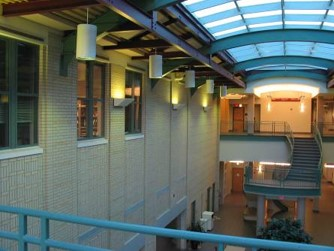
#> input picture assignment_1/images/CMU_left.jpg, 334 x 251 px
$ jupyter execute --allow-errors MyRansacLineFit_student.ipynb   (shell and % lines are left out)
#> lines starting #> are read from the running program, lines starting #| are printed output that depends on the picture
# Assignment 1 (part I): Line Fitting and other "stuff"

## Problem 1
### Prove that any roto-reflective transformation $R^n \rightarrow R^n$ defined by $n\times n$ orthogonal matrix $R$ (s.t. $R^TR=I$) preserves (a) parallel lines and (d) distances between points. Your proof should use only linear algebraic equations. HINTS: you can use line equations of the following format: $p_t=p_o + t\,u$ where $p$ are n-vectors representing points on a line, $u$ is a vector defining the line's direction, and $t$ is a scalar parameter. For distances $d(a,b)$ between points $a,b\in R^n$ you can use $d^2(a,b)=(a-b)^T (a-b)$. NOTE that all your linear algebraic equations in the proof should work for arbitrary $n\times n$ roto-reflective transformations/matrices.

Solution:

(a) Let $l=l_0+au_l$ and $p=p_0+bu_p$ where $l$ and $p$ and parallel lines. Hence the vectors representing the lines directions can be represented as $u_l=xu_p$ where $x$ is a constant, $x\in\R^2$. Then,

$
p^\prime = Rp = Rp_0+bRu_p \\
\\
l^\prime = Rl = Rl_0+aRu_l \\
l^\prime = Rl_0+aR(xu_p) \\
l^\prime = Rl_0+axRu_p
$

Let $c = ax$, then

$
l^\prime = Rl_0+cRu_p
$

which shows that the two lines, and thus roto-reflective matrices preserve parallelism.

(b) Let $a, b \in \R^n$ which satisfies $\\ d^2(a,b)=(a-b)^T(a-b)\\$
Let $a^\prime=Ra$ and $b^\prime=Rb$. Then,
$
d^2(a^\prime,b^\prime) = (Ra-Rb)^T(Ra-Rb) \\
= (R(a-b))^TR(a-b) \\
= (a-b)^TR^TR(a-b) \\
= (a-b)^TI(a-b) \\
= (a-b)^T(a-b) \\
= d^2(a, b)
$

Therefore the roto-reflective matrix $R$ preserves distances between points

## Problem 2
### Prove that affine transformations  $R^2 \rightarrow R^2$ map lines onto lines. For this, take an arbitrary line in $R^2$ and show that an arbitrary affine transform maps it onto a set of points that also satisfies a line equation. Use linear algebraic equations for lines, i.e. $x^Tv=c$ where $v$ is a 2-vector (normal to the line), $c$ is a scalar ($v,c$ are line parameters), and $x$ is a 2-vector corresponding to an arbitrary point on the line. Your proof should use only linear algebraic equations.
### HINT: for inspiration, check out the argument for line presevation by homographies on slide 33, topic 4.

Solution:
An affine transformation matrix can be simplified and expressed in the form:

$
x = \begin{bmatrix} ax+by+c \\ dx+ey+f\end{bmatrix}
$

which can then be expressed in the form Ax+b. Adding that to the equation for a line, we get:

$
x^Tv=c \\
(Ax+b)^Tv=c \\
((Ax)^T + b^T)v = c \\
(x^TA^T+b^T)v=c \\
x^T(A^Tv)=(c-b^Tv) \\
x^T(D)=e
$

This shows that the affine transformation can then be expressed in the line equation given, a line is mapped onto a line.

## NOTE: Problems 3-7 below are mostly coding excersices where you should implement and/or test different standard methods for model fitting on examples with synthetic and real data. Part II of this Assignemnt requires homography estimation in a real application (panorama mosaicing). The problems below were primarily designed to help the students learn the basics of model parameter estimation in a much more basic context - simple line models and 2D data points (synthetic or real).
### While the provided initial notebook shows synthetic and real examples of 2D data points for line fitting, you might need to restart the nootebook (Kernel->Restart and Clear Output).

## Problem 3: least-squares and line fitting in 2D (synthetic data without outliers)
### Complete implementation of function $estimate$ of class $LeastSquareLine$ in the second cell below. It should update line parameters $a$ and $b$ correpsonding to line model $y=ax+b$. You can use either SVD of matrix $A$ or inverse of matrix $A^T A$, as mentioned in class. NOTE: several cells below test your code.

[cell 1]

import numpy as np
import numpy.linalg as la
import matplotlib
import matplotlib.pyplot as plt
from skimage.measure import ransac

#### TO IMPLEMENT: complete (fix) the code in the following cell. Note that solution has 2-3 lines. You can use $svd$ function in $la$ and/or standard matrix operations from $np$.

[cell 2]
class LeastSquareLine:

    def __init__(self):
        self.a = 0.0
        self.b = 0.0

    def estimate(self, points2D: np.ndarray):
        B = points2D[:,1]
        A = np.copy(points2D)
        A[:,1] = 1.0

        # Vector B and matrix A are already defined. Change code below
        Ainv = np.matmul(la.inv(np.matmul(A.T, A)), A.T)
        x = np.matmul(Ainv, B)
        self.a = x[0]
        self.b = x[1]
        print(f"a: {self.a} b:{self.b}")
        return True

    def predict(self, x): return (self.a * x) + self.b

    def predict_y(self, x): return (self.a * x) + self.b

    def residuals(self, points2D):
        return points2D[:,1] - self.predict(points2D[:,0])

    def line_par(self):
        return self.a, self.b

#### Working code below generates (simulates) data points in ${\cal R}^2$ corresponding to noisy observations of a line.

[cell 3]
np.random.seed(seed=1)

# parameters for "true" line y = a*x + b
a, b = 0.2, 20.0

# x-range of points [x1,x2]
x_start, x_end = -200.0, 200.0

# generate "idealized" line points
x = np.arange(x_start,x_end)
y = a * x + b
data = np.column_stack([x, y])    # staking data points into (Nx2) array

# add gaussian pertubations to generate "realistic" data points (noisy line observations)
noise = np.random.normal(size=data.shape) # generating Gaussian noise (variance 1) for each data point (rows in 'data')
data += 5 * noise
data[::2] += 10 * noise[::2]  # every second point adds noise with variance 5
data[::4] += 20 * noise[::4] # every fourth point adds noise with variance 20

# IMPORTANT COMMENT!!!!!!!:
# the data now combines line points with different levels of additive Gaussie noise.
# Consider all these points as noisy inliers.
# Do not consider any of these as outliers. The outliers are added in Problem 4.


fig, ax = plt.subplots()
ax.plot(data[:,0], data[:,1], '.k', label='data points (w. noise & outliers)')
ax.set_xlabel('x - coordinate')
ax.set_ylabel('y - coordinate')
ax.legend(loc='lower left')
plt.show()
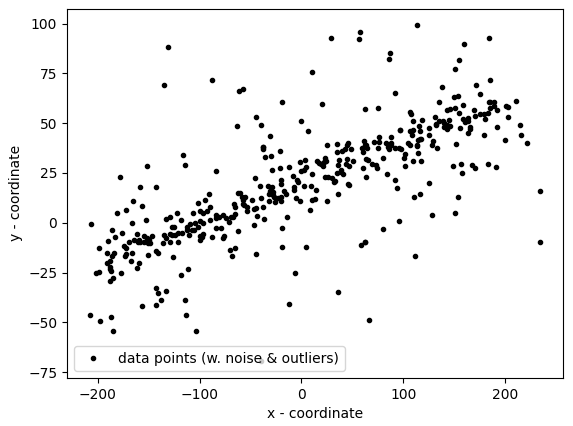
#> figure drawn by matplotlib, 1 panel

#### Use the following code-cell to test your implementation of class $LeastSquareLine$ in Problem 3 for line fitting when observed data is noisy. The estimated line is displayed in the cell above.  Note that the initial result shown in Fig.1 of the provided notebook corresponds to the line $a=0,b=0$ returned by initial code for $LeastSquareLine$.  Your correct solution for $LeastSquareLine$ should return a line very close to the known (ground-truth) line model.

[cell 4]
LSline = LeastSquareLine() # uses class implemented in Problem 2
print(LSline.estimate(data))
a_ls, b_ls = LSline.line_par()

# visualizing estimated line
fig, ax = plt.subplots()
ax.plot(data[:,0], data[:,1], '.k', label='data points (w. noise & outliers)')
ax.set_xlabel('x - coordinate')
ax.set_ylabel('y - coordinate')
ax.legend(loc='lower left')
ends = np.array([x_start,x_end])
ax.plot(ends, LSline.predict(ends), '-r', label='least square fit (a={:4.2f}, b={:4.1f})'.format(a_ls,b_ls))
ax.legend(loc='lower left')
plt.show()
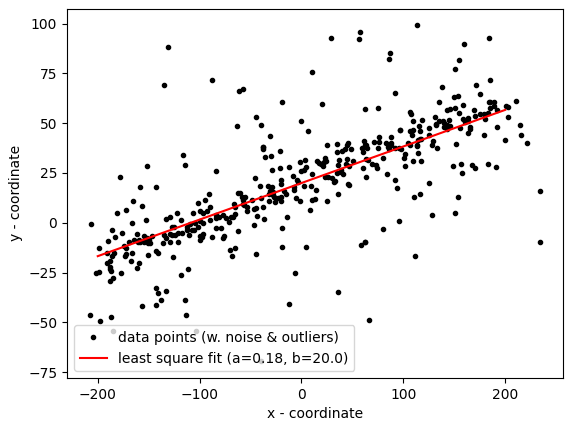
#> figure drawn by matplotlib, 1 panel

## Problem 4: RANSAC for robust line fitting in 2D (synthetic data with outliers)

#### Working code in the cell below corrupts data with outliers.

[cell 5]
# add outliers
faulty = np.array(30 * [(180., -100)])  # (30x2) array containing 30 rows [180,-100]  (points)
faulty += 5 * np.random.normal(size=faulty.shape)  # adding Gaussian noise to these points
data[:faulty.shape[0]] = faulty   # replacing the first 30 points in data with faulty (outliers)


fig, ax = plt.subplots()
ax.plot(data[:,0], data[:,1], '.k', label='data points (w. noise & outliers)')
ax.set_xlabel('x - coordinate')
ax.set_ylabel('y - coordinate')
ax.legend(loc='lower left')
plt.show()
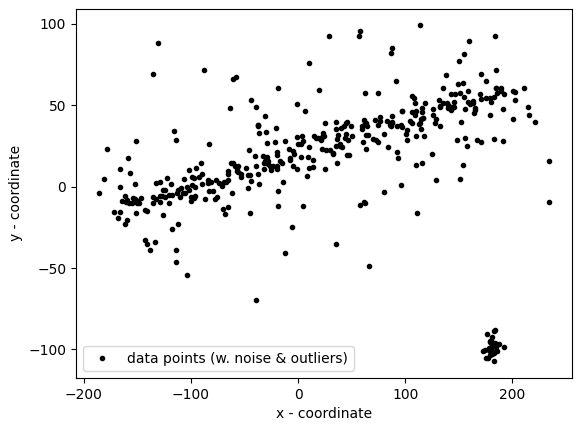
#> figure drawn by matplotlib, 1 panel

### NOTE: As clear from the code for data simulation, (creation of) outliers has nothing to do with the line. In contrast, all other points originate from some points on the true (perfect) line, see Probelm 3. The added Gaussian errors (large or small) simulate complex noise that commonly happens between true (but unknown) model and its real observations (data). The whole point of "model fitting" is to estimate (or restore) a "model" (e.g. line parameters) from its noisy observations (data). If data has no noise, it is trivial, e.g. only two line points would be enough to compute the line parameters exactly. In the presence of noise, one can use methods like least-squres to approximately estimate a line (parameters minimizing the loss functing summing squared $L_2$ errors), see Problem 3. However, if data is corrupted by outliers that have nothing to do with the model, as in Problem 4, more robust model fitting methods are needed, e.g. RANSAC.

#### The code below uses your implementation of class $LeastSquareLine$ from Probelm 3 for least-square line fitting when the data is corrupted with outliers. The estimated line is displayed in the cell above. Observe the differences with the result in Problem 3.

[cell 6]
LSline = LeastSquareLine() # uses class implemented in Problem 2
print (LSline.estimate(data))
a_ls, b_ls = LSline.line_par()

# visualizing estimated line
fig, ax = plt.subplots()
ax.plot(data[:,0], data[:,1], '.k', label='data points (w. noise & outliers)')
ax.set_xlabel('x - coordinate')
ax.set_ylabel('y - coordinate')
ax.legend(loc='lower left')
ends = np.array([x_start,x_end])
ax.plot(ends, LSline.predict(ends), '-r', label='least square fit (a={:4.2f}, b={:4.1f})'.format(a_ls,b_ls))
ax.legend(loc='lower left')
plt.show()
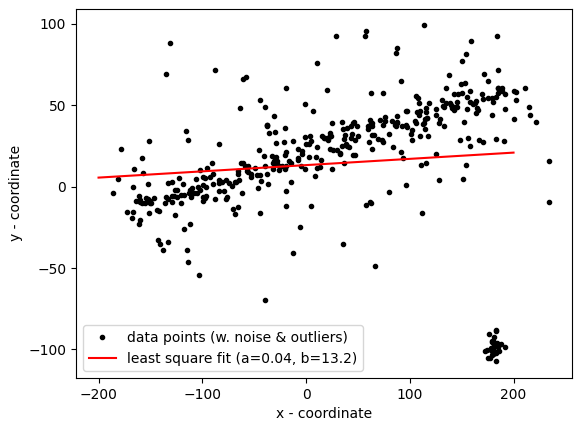
#> figure drawn by matplotlib, 1 panel

### (part a) Assume that a set of $N=100$ points in $2D$ includes $N_i=20$ inliers for one line and $N_o=80$ outliers. What is the least number of times one should sample a random pair of points from the set to get probability $p\geq 0.95$ that in at least one of the sampled pairs both points are inliers? Derive a general formula and compute a numerical answer for the specified numbers.

Solution: Let $X$ represent the minimum number of times one should sample s.t. pairs of points are inliers. First, we find the probability of an outlier being found, $1-\frac{N_o}{N}$. Then, for it to be found 2 times in a row, the expression is squared. Now we check the probability of one or more of the sample is an outlier using 1-(expression above). Then we use the power of X for the number of samples. Now we are yielding the probability of there being a set which fulfills only the contaminated sets. To fulfill the number of inliers, we use 1-(previous expression). The following equation is:

$
0.95 \geq 1-(1-(1-\frac{N_o}{N})^2)^X \\
X \geq \frac{\ln(0.05)}{\ln(1-(1-\frac{N_o}{N})^2)} \\
X \geq \frac{\ln(0.05)}{\ln(1-(1-\frac{80}{100})^2)} = 73.38 \\
X = 74
$

Source: https://www.cse.psu.edu/~rtc12/CSE486/lecture15.pdf

### (part b) Using the knowledge of the number of inliers/outliers in the example at the beginning of Problem 4, estimate the minimum number of sampled pairs needed to get RANSAC to "succeed" (to get at least one pair of inliers) with $p\geq 0.95$. Use your formula in part (a). Show your numbers in the cell below. Then, use your estimate as a value of parameter $max\text{}trials$  inside function $ransac$ in the code cell below and test it.  You should also change $residual\text{}threshold$ according to the noise level for inliers in the example. NOTE: the result is displayed in the same figure at the beginning of Problem 4.

Your estimates:
Given there are 30 outliers per the start of Q4, and a total of 400 points. Changing the 2 to 4 for the number of subsequent points checked to be inliers, using the same derivation above, the following equation is obtained:

$
0.95 \geq 1-(1-(1-\frac{N_o}{N})^4)^X \\
X \geq \frac{\ln(0.05)}{\ln(1-(1-\frac{N_o}{N})^4)} \\
X \geq \frac{\ln(0.05)}{\ln(1-(1-\frac{30}{400})^4)} = 2.27 \\
X = 3
$

[cell 7]
# robustly fit line using RANSAC algorithm
model_robust, inliers = ransac(data, LeastSquareLine, min_samples=2, residual_threshold=15, max_trials=3)
a_rs, b_rs = model_robust.line_par()

# generate coordinates of estimated models
line_x = np.arange(-250, 250)
line_y_robust = model_robust.predict_y(line_x)

fig, ax = plt.subplots()
ax.plot(data[:,0], data[:,1], '.k', label='data points (w. noise & outliers)')
ax.set_xlabel('x - coordinate')
ax.set_ylabel('y - coordinate')
ax.legend(loc='lower left')
ax.plot(data[inliers, 0], data[inliers, 1], '.b', alpha=0.6, label='Inlier data')
ax.plot(line_x, line_y_robust, '-b', label='RANSAC line (a={:4.2f}, b={:4.1f})'.format(a_rs,b_rs))
ax.legend(loc='lower left')
plt.show()
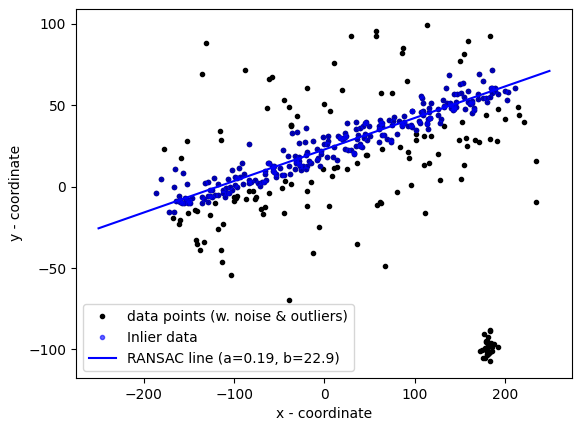
#> figure drawn by matplotlib, 1 panel; curve peaks at x = 249, y = 71.1

## Problem 5: sequential RANSAC for robust multi-line fitting (synthetic data)

#### Adding data points supporting one more line

[cell 8]
# parameters for "true" lines y = a*x + b
a2, b2 = 0.1, -10.0

# generate "idealized" line points
y2 = a2 * x + b2
data2 = np.column_stack([x, y2])    # staking data points into (Nx2) array

# add gaussian pertubations to generate "realistic" line data
noise = np.random.normal(size=data.shape) # generating Gaussian noise (variance 1) for each data point (rows in 'data')
data2+= 5 * noise
data2[::2] += 10 * noise[::2]  # every second point adds noise with variance 5
data2[::4] += 20 * noise[::4] # every fourth point adds noise with variance 20

data = np.concatenate((data,data2)) # combining with previous data

fig, ax = plt.subplots()
ax.plot(data[:,0], data[:,1], '.k', label='data points (w. noise & outliers)')
ax.set_xlabel('x - coordinate')
ax.set_ylabel('y - coordinate')
ax.legend(loc='lower left')
plt.show()
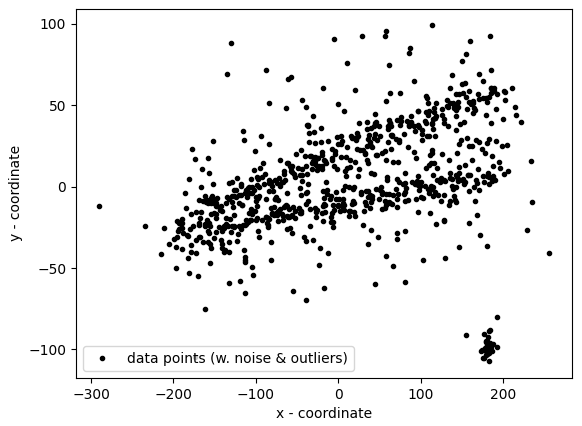
#> figure drawn by matplotlib, 1 panel

### Write code below using sequential RANSAC to detect two lines in the data above. Your lines should be displayed in the figure above (in Problem 5).

[cell 9]
# robustly fit line using RANSAC algorithm
model_robust_1, inliers_1 = ransac(data, LeastSquareLine, min_samples=2, residual_threshold=10, max_trials=15)
a_rs, b_rs = model_robust_1.line_par()

new_data = data[~inliers_1]
model_robust_2, inliers_2 = ransac(new_data, LeastSquareLine, min_samples=2, residual_threshold=10, max_trials=15)
a_rs_2, b_rs_2 = model_robust_2.line_par()

line1_x = np.arange(-250, 250)
line1_y_robust = model_robust_1.predict_y(line1_x)

line2_x = np.arange(-250, 250)
line2_y_robust = model_robust_2.predict_y(line2_x)

fig, ax = plt.subplots()
ax.plot(data[:,0], data[:,1], '.k', label='data points (w. noise & outliers)')
ax.set_xlabel('x - coordinate')
ax.set_ylabel('y - coordinate')
ax.legend(loc='lower left')
ax.plot(data[inliers_1, 0], data[inliers_1, 1], '.b', alpha=0.6, label='Inlier data')
ax.plot(line1_x, line1_y_robust, '-b', label='RANSAC line (a={:4.2f}, b={:4.1f})'.format(a_rs,b_rs))
ax.plot(new_data[inliers_2, 0], new_data[inliers_2, 1], '.g', alpha=0.6, label='Inlier data')
ax.plot(line2_x, line2_y_robust, '-g', label='RANSAC line (a={:4.2f}, b={:4.1f})'.format(a_rs_2,b_rs_2))
ax.legend(loc='lower left')
plt.show()
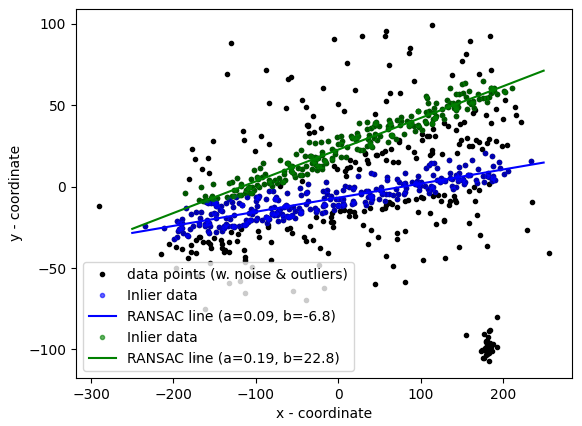
#> figure drawn by matplotlib, 1 panel; curve peaks at x = 249, y = 14.8

## Problem 6: multi-line fitting for real data (Canny edges)
### NOTE: while there are real applications that require estimation of lines in images, their detailed description is outside the scope of this assignment. This problem is mostly for fun. However, it also demostrates a real example of simple 2D feature points (based on contrast edges) that can be used for estimating real geometric models (lines). More advanced real examples of feature points and geometric model estimation can be found in part II of this Assignment.

[cell 10]
import matplotlib.image as image
from skimage import feature
from skimage.color import rgb2gray

im = image.imread("images/CMU_left.jpg")
#> im is the input picture: shape (251, 334, 3); mean R, G, B 94.8, 103.3, 94.9
imgray = rgb2gray(im)
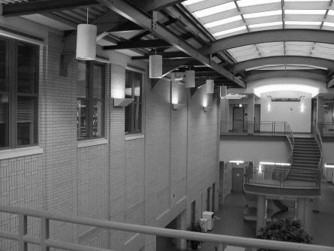
#> imgray: shape (251, 334) float64; min 0.00417, max 1, mean 0.396
can = feature.canny(imgray, 2.0)
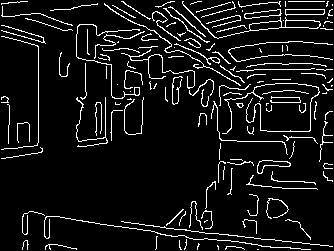
#> can: shape (251, 334) bool; 8.1% white in thin lines or dots

plt.figure(4,figsize = (10, 4))
plt.subplot(121)
plt.imshow(im)
plt.subplot(122)
plt.imshow(can,cmap="gray")
plt.show()

## use sequestial-RANSAC to find  𝐾  lines

[cell 11]
K = 5
# NOTE 1: write your code using a function that takes K as a parameter.
# NOTE 2: Present visual results for some value of K
# NOTE 3: Your code should visually show detected lines in a figure
#         over the image (either the original one or over the Canny edge mask)
# NOTE 4: You may need to play with parameters of function ransac
#         (e.g. threshold and number of sampled models "max_trials")
#         Also, you can introduce one extra parameter for the minimum number of inliers
#         for accepting ransac-detected lines.

# NOTE: "can" in the cell above is a binary mask with True and False values, e.g.

edges = np.argwhere(can)[:, [1,0]]
#> edges = 6798 pairs, first value 1 to 332, second value 1 to 249
data_vals = []
model_robust_vals = []
inliers_vals = []
a_vals = []
b_vals = []
line_x_vals = []
line_y_vals = []

data_vals.append(edges)

#> (the rest of this cell did not finish here and is left out)

$ run again, with assignment_1/images/CMU_right.jpg copied over assignment_1/images/CMU_left.jpg
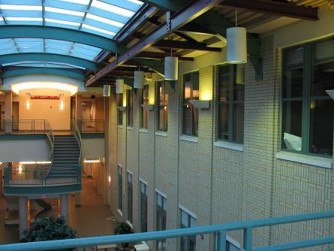
#> input picture assignment_1/images/CMU_right.jpg, 334 x 251 px
#> `plt.show()`:
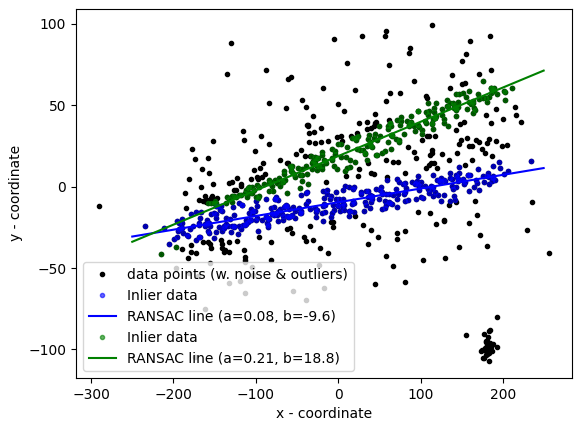
#> figure drawn by matplotlib, 1 panel; curve peaks at x = 249, y = 11.42
#> im is the input picture: shape (251, 334, 3); mean R, G, B 87.8, 97, 88.2
#> `can = feature.canny(imgray, 2.0)`:
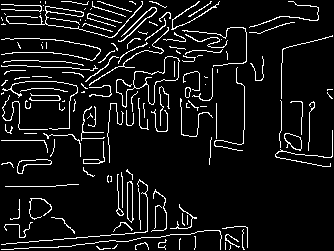
#> can: shape (251, 334) bool; 8.1% white in thin lines or dots
#> edges = 6770 pairs, first value 1 to 332, second value 1 to 249
